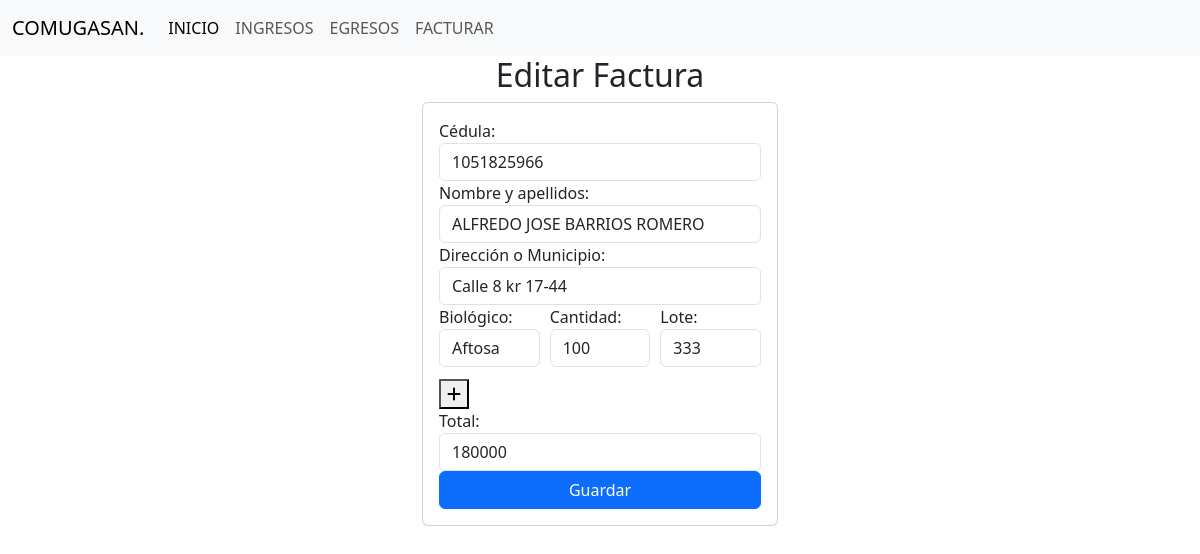
The app's page /facturar/edicionFactura/FA1, older data.
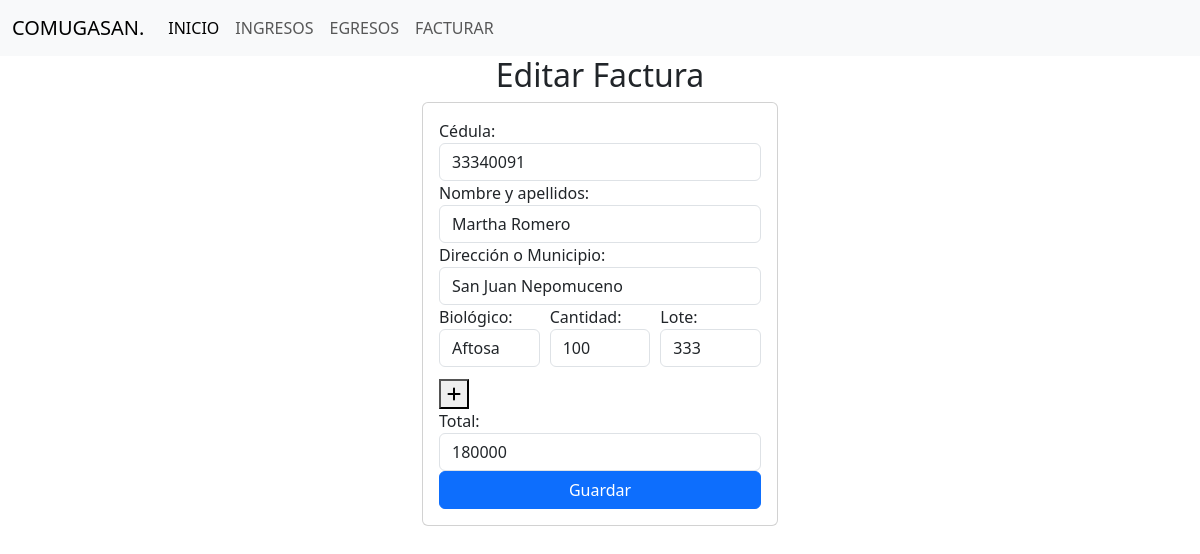
The same page, newer data.
### comite/models.py (models this page shows, shortened)
class Facturar(models.Model):
    nFactura= models.CharField(max_length=10, primary_key=True, editable=False)
    infoAftosa = models.ForeignKey(Biologicos, on_delete=models.CASCADE,null=True,related_name='info_aftosa')
    infoCepa = models.ForeignKey(Biologicos, on_delete=models.CASCADE,null=True,related_name='info_cepa')
    usuario = models.ForeignKey(Usuarios, on_delete=models.CASCADE,null=True)
    cantidad_aftosa = models.IntegerField(default=0)
    cantidad_cepa19 = models.IntegerField(default=0)
    cantidad_total = models.JSONField()
    biologico = models.JSONField()
    lote = models.JSONField()
    laboratorio = models.JSONField()
    valor_total = models.BigIntegerField(default=0)
    valor_pagado = models.IntegerField(default=0)
    valor_pendiente = models.IntegerField(default=0)
    fecha = models.DateTimeField(auto_now_add=True,editable=False)
    estatus = models.CharField(max_length=20,default='PENDIENTE', )

class Usuarios(models.Model):
    cedula = models.IntegerField(primary_key=True)
    nombre_completo = models.CharField(max_length=100)
    direccion = models.CharField(max_length=255)

### comite/views.py (the view)
# urls.py: path('facturar/edicionFactura/<nFactura>',views.edicionFactura),
def edicionFactura(request,nFactura):
    factura = Facturar.objects.get(nFactura = nFactura)
    biologicos = list(factura.biologico)
    cantidad_total = list(factura.cantidad_total)
    lote = list(factura.lote)
    factura_pares = zip(biologicos, cantidad_total, lote)
    context = {
    "factura_pares": factura_pares,"factura":factura,
    }
    return render(request, 'facturar/edicionFactura.html',context)

### comite/templates/facturar/edicionFactura.html (shortened to what this page needs)
{% extends "base.html" %}
{% block body %}
<div class="row">
    <div class="col-md-4 offset-md-4">
        <h2 style="text-align: center;">Editar Factura</h2>
        <div class="card">
            <div class="card-body">
                <form action="/facturar/editarFactura/{{factura.nFactura}}/" id="registro-form" method="POST">
                    <div class="form-group">
                        <label>Cédula:</label>
                        <input class="form-control" type="text" id="cedula" name="cedula" value="{{ factura.usuario.cedula }}" maxlength="20" required>
                    </div>
                    <div class="form-group">
                        <label>Nombre y apellidos:</label>
                        <input class="form-control" type="text" id="nombre_completo" name="nombre_completo" value="{{ factura.usuario.nombre_completo }}" maxlength="100" required>
                    </div>
                    <div class="form-group">
                        <label>Dirección o Municipio:</label>
                        <input class="form-control" type="text" id="direccion" name="direccion" value="{{ factura.usuario.direccion }}" maxlength="100" required>
                    </div>
                    {% for biologico, c, lote in factura_pares %}
                    <div id="campo-principal" class="form-group" style="display: flex; gap: 10px; align-items: center;">
                        <div style="flex: 1;">
                            <label for="tipo_pago">Biológico:</label>
                            <select id="biologico" class="form-control" name="biologico[]" onchange="updateTotal()">
                                <option value="Aftosa" {% if biologico == 'Aftosa' %}selected{% endif %}>Aftosa</option>
                            </select>
                        </div>
                        <div style="flex: 1;">
                            <label for="cantidad">Cantidad:</label>
                            <input class="form-control" type="number" id="cantidad" name="cantidad[]" value="{{c}}" maxlength="20" required oninput="updateTotal()">
                        </div>
                        <div style="flex: 1;">
                            <label for="lote">Lote:</label>
                            <input class="form-control" type="text" id="lote" name="lote[]" value="{{lote}}" maxlength="20" required>
                        </div>
                    </div>
                    {% endfor %}
                    <button type="button" onclick="addCantidadLoteFields()" style="margin-top: 12px;">
                        <i class="fa-solid fa-plus"></i>
                    </button>
                    <div class="form-group">
                        <label>Total:</label>
                        <input class="form-control" type="number" id="total" name="total" value="{{ factura.valor_total }}" readonly>
                    </div>
                    <div class="form-group">
                        <button type="submit" class="btn btn-primary w-100 text-white">Guardar</button>
                    </div>
                </form>
            </div>
        </div>
    </div>
{% endblock %}

Row changes from the older to the newer data that the page shows:
changed Facturar: cedula "1051825966" → "33340091"; nombre_completo "ALFREDO JOSE BARRIOS ROMERO" → "Martha Romero"; direccion "Calle 8 kr 17-44" → "San Juan Nepomuceno"
